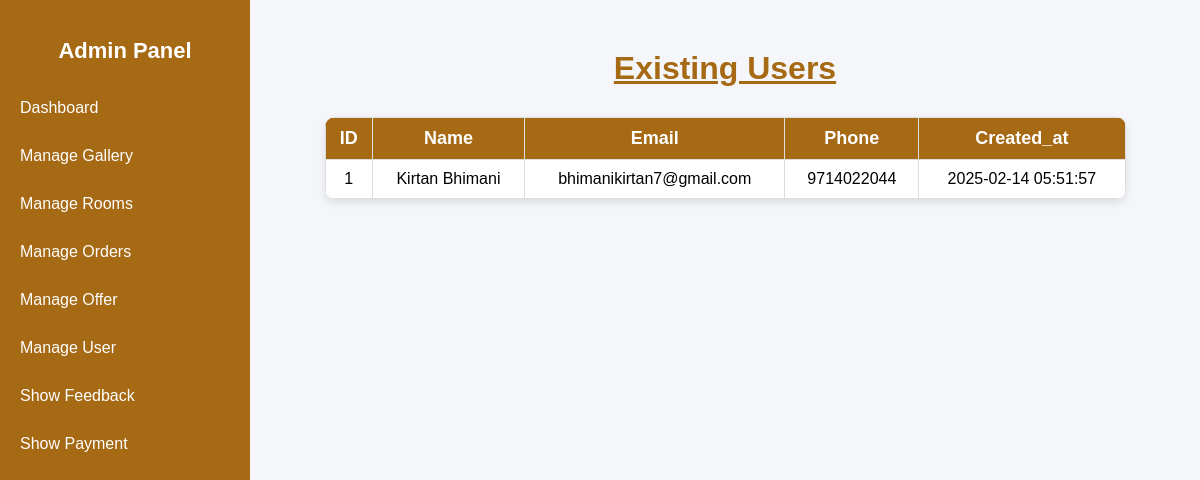
The app's page /admin/manage_user.php with its own data.
### tables this page shows
CREATE TABLE `users` (
  `id` int(11) NOT NULL,
  `name` varchar(100) NOT NULL,
  `email` varchar(100) NOT NULL,
  `phone` varchar(15) NOT NULL,
  `password` varchar(255) NOT NULL,
  `created_at` timestamp NOT NULL DEFAULT current_timestamp()
);

### admin/manage_user.php (the view, shortened to what this page needs)
<?php
include '../db.php';
include 'sidebar.php';
$result = $conn->query("SELECT * FROM users");
?>
<!DOCTYPE html>
<html lang="en">
<head>
</head>
<body>
    <div class="container">
        <h1>Existing Users</h1>
        <table>
            <tr>
            <th>ID</th>
            <th>Name</th>
            <th>Email</th>
            <th>Phone</th>
            <th>Created_at</th>
        </tr>
        <?php while ($row = $result->fetch_assoc()) { ?>
            <tr>
                <td><?php echo $row['id']; ?></td>
                <td><?php echo $row['name']; ?></td>
                <td><?php echo $row['email']; ?></td>
                <td><?php echo $row['phone']; ?></td>
                <td><?php echo $row['created_at']; ?></td>
            </tr>
            <?php } ?>
        </table>
    </div>
    </body>
</html>

### admin/sidebar.php (style rules this page uses)
body { margin: 0; font-family: Arial, sans-serif; background-color: #f4f6f9; display: flex; }

### admin/manage_user.php (style rules this page uses)
body { font-family: Arial, sans-serif; background-color: #f4f6f9; margin: 0; padding: 0; }
.container { margin-left: 250px; padding: 30px; width: calc(100% - 260px); min-height: 100vh; text-align: center; }
table { width: 90%; margin: 30px auto; border-collapse: collapse; background: #fff; border-radius: 10px; box-shadow: 0 4px 8px rgba(0, 0, 0, 0.1); overflow: hidden; }
th, td { border: 1px solid #ddd; padding: 10px; text-align: center; }
th { background: #A66914; color: white; font-size: 18px; }
h1 { color: #A66914; text-align: center; text-decoration: underline; margin: 20px 0; }

### records on screen
users: id "1", name "Kirtan Bhimani", email "bhimanikirtan7@gmail.com", phone "9714022044", created_at "2025-02-14 05:51:57"
